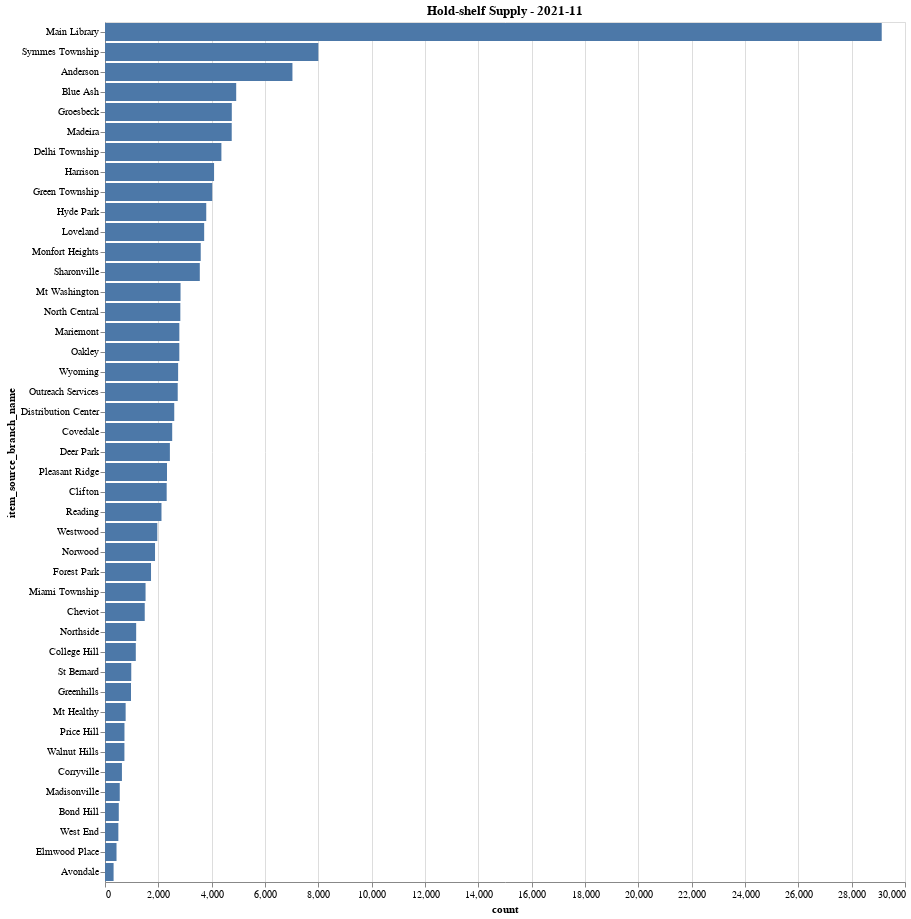

Notebook cell for this chart:
### Code cell
# Chart where are the items to fill holds coming from (when not being sourced and filled from the same branch)? 
alt.Chart(df).mark_bar().encode(
    x=alt.X('count:Q'),
    y=alt.Y('item_source_branch_name', sort='-x'),
    # color='item_format',
    tooltip=['month', 'item_source_branch_name', 'count']
).properties(
    title = f"Hold-shelf Supply - {df.iloc[0]['month']}",
    width = 800
).display()

### Figure 1 — Vega-Lite specification as saved in the notebook (floating-point values rounded to 4 significant figures)
{"config": {"view": {"continuousWidth": 400, "continuousHeight": 300}}, "data": {"name": "data-4afeab60dab093dc2b9f0218f9f29085"}, "mark": "bar", "encoding": {"tooltip": [{"type": "nominal", "field": "month"}, {"type": "nominal", "field": "item_source_branch_name"}, {"type": "quantitative", "field": "count"}], "x": {"type": "quantitative", "field": "count"}, "y": {"type": "nominal", "field": "item_source_branch_name", "sort": "-x"}}, "title": "Hold-shelf Supply - 2021-11", "width": 800, "$schema": "https://vega.github.io/schema/vega-lite/v4.8.1.json", "datasets": {"data-4afeab60dab093dc2b9f0218f9f29085": [{"month": "2021-11", "item_source_branch_name": "Anderson", "count": 7029}, {"month": "2021-11", "item_source_branch_name": "Avondale", "count": 322}, {"month": "2021-11", "item_source_branch_name": "Blue Ash", "count": 4920}, {"month": "2021-11", "item_source_branch_name": "Bond Hill", "count": 517}, {"month": "2021-11", "item_source_branch_name": "Cheviot", "count": 1490}, {"month": "2021-11", "item_source_branch_name": "Clifton", "count": 2313}, {"month": "2021-11", "item_source_branch_name": "College Hill", "count": 1155}, {"month": "2021-11", "item_source_branch_name": "Corryville", "count": 635}, {"month": "2021-11", "item_source_branch_name": "Covedale", "count": 2520}, {"month": "2021-11", "item_source_branch_name": "Deer Park", "count": 2433}, {"month": "2021-11", "item_source_branch_name": "Delhi Township", "count": 4365}, {"month": "2021-11", "item_source_branch_name": "Distribution Center", "count": 2597}, {"month": "2021-11", "item_source_branch_name": "Elmwood Place", "count": 432}, {"month": "2021-11", "item_source_branch_name": "Forest Park", "count": 1726}, {"month": "2021-11", "item_source_branch_name": "Green Township", "count": 4021}, {"month": "2021-11", "item_source_branch_name": "Greenhills", "count": 974}, {"month": "2021-11", "item_source_branch_name": "Groesbeck", "count": 4755}, {"month": "2021-11", "item_source_branch_name": "Harrison", "count": 4090}, {"month": "2021-11", "item_source_branch_name": "Hyde Park", "count": 3797}, {"month": "2021-11", "item_source_branch_name": "Loveland", "count": 3719}, {"month": "2021-11", "item_source_branch_name": "Madeira", "count": 4752}, {"month": "2021-11", "item_source_branch_name": "Madisonville", "count": 553}, {"month": "2021-11", "item_source_branch_name": "Main Library", "count": 29127}, {"month": "2021-11", "item_source_branch_name": "Mariemont", "count": 2788}, {"month": "2021-11", "item_source_branch_name": "Miami Township", "count": 1521}, {"month": "2021-11", "item_source_branch_name": "Monfort Heights", "count": 3590}, {"month": "2021-11", "item_source_branch_name": "Mt Healthy", "count": 774}, {"month": "2021-11", "item_source_branch_name": "Mt Washington", "count": 2833}, {"month": "2021-11", "item_source_branch_name": "North Central", "count": 2825}, {"month": "2021-11", "item_source_branch_name": "Northside", "count": 1169}, {"month": "2021-11", "item_source_branch_name": "Norwood", "count": 1876}, {"month": "2021-11", "item_source_branch_name": "Oakley", "count": 2787}, {"month": "2021-11", "item_source_branch_name": "Outreach Services", "count": 2727}, {"month": "2021-11", "item_source_branch_name": "Pleasant Ridge", "count": 2325}, {"month": "2021-11", "item_source_branch_name": "Price Hill", "count": 730}, {"month": "2021-11", "item_source_branch_name": "Reading", "count": 2118}, {"month": "2021-11", "item_source_branch_name": "Sharonville", "count": 3555}, {"month": "2021-11", "item_source_branch_name": "St Bernard", "count": 985}, {"month": "2021-11", "item_source_branch_name": "Symmes Township", "count": 8000}, {"month": "2021-11", "item_source_branch_name": "Walnut Hills", "count": 728}, {"month": "2021-11", "item_source_branch_name": "West End", "count": 501}, {"month": "2021-11", "item_source_branch_name": "Westwood", "count": 1961}, {"month": "2021-11", "item_source_branch_name": "Wyoming", "count": 2742}]}}
